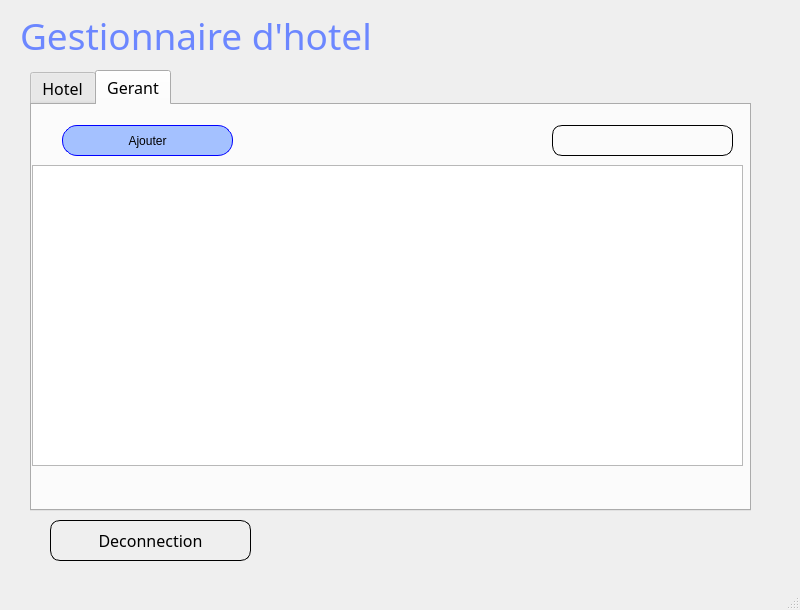
<?xml version="1.0" encoding="UTF-8"?>
<ui version="4.0">
 <class>Admin</class>
 <widget class="QMainWindow" name="Admin">
  <property name="geometry">
   <rect>
    <x>0</x>
    <y>0</y>
    <width>800</width>
    <height>610</height>
   </rect>
  </property>
  <property name="minimumSize">
   <size>
    <width>800</width>
    <height>610</height>
   </size>
  </property>
  <property name="maximumSize">
   <size>
    <width>800</width>
    <height>610</height>
   </size>
  </property>
  <property name="windowTitle">
   <string>Admin</string>
  </property>
  <property name="windowIcon">
   <iconset>
    <normaloff>C:/Users/PC-QUEREN/Pictures/user (1).png</normaloff>C:/Users/PC-QUEREN/Pictures/user (1).png</iconset>
  </property>
  <widget class="QWidget" name="centralwidget">
   <widget class="QTabWidget" name="tabWidget">
    <property name="geometry">
     <rect>
      <x>30</x>
      <y>70</y>
      <width>721</width>
      <height>441</height>
     </rect>
    </property>
    <property name="font">
     <font>
      <family>Helvetica CE 35 Thin</family>
      <pointsize>12</pointsize>
     </font>
    </property>
    <property name="layoutDirection">
     <enum>Qt::LeftToRight</enum>
    </property>
    <property name="currentIndex">
     <number>1</number>
    </property>
    <property name="tabsClosable">
     <bool>false</bool>
    </property>
    <widget class="QWidget" name="tab">
     <attribute name="title">
      <string>Hotel</string>
     </attribute>
     <widget class="QTableView" name="hotelView">
      <property name="geometry">
       <rect>
        <x>0</x>
        <y>60</y>
        <width>711</width>
        <height>301</height>
       </rect>
      </property>
      <property name="font">
       <font>
        <family>Helvetica CE 35 Thin</family>
        <pointsize>12</pointsize>
       </font>
      </property>
      <property name="contextMenuPolicy">
       <enum>Qt::DefaultContextMenu</enum>
      </property>
      <property name="layoutDirection">
       <enum>Qt::LeftToRight</enum>
      </property>
      <property name="alternatingRowColors">
       <bool>true</bool>
      </property>
      <property name="selectionBehavior">
       <enum>QAbstractItemView::SelectRows</enum>
      </property>
      <property name="iconSize">
       <size>
        <width>0</width>
        <height>0</height>
       </size>
      </property>
      <attribute name="horizontalHeaderMinimumSectionSize">
       <number>90</number>
      </attribute>
      <attribute name="horizontalHeaderDefaultSectionSize">
       <number>120</number>
      </attribute>
      <attribute name="verticalHeaderMinimumSectionSize">
       <number>10</number>
      </attribute>
      <attribute name="verticalHeaderDefaultSectionSize">
       <number>30</number>
      </attribute>
     </widget>
     <widget class="QPushButton" name="ajoutAdminBtn">
      <property name="geometry">
       <rect>
        <x>30</x>
        <y>20</y>
        <width>171</width>
        <height>31</height>
       </rect>
      </property>
      <property name="font">
       <font>
        <family>Helvetica CE 35 Thin</family>
        <pointsize>12</pointsize>
       </font>
      </property>
      <property name="styleSheet">
       <string notr="true">background-color: rgb(164, 193, 255);
border: 1px solid blue; 
border-radius: 15px;
padding:5px;
</string>
      </property>
      <property name="text">
       <string>Ajouter</string>
      </property>
     </widget>
     <widget class="QLineEdit" name="rechercheHotelEdit">
      <property name="geometry">
       <rect>
        <x>520</x>
        <y>20</y>
        <width>181</width>
        <height>31</height>
       </rect>
      </property>
      <property name="font">
       <font>
        <family>Helvetica CE 35 Thin</family>
        <pointsize>11</pointsize>
       </font>
      </property>
      <property name="styleSheet">
       <string notr="true">QLineEdit {
    background-color: transparent;
    color: black;
	border: 1px solid black;
	border-radius:10px ;
}
</string>
      </property>
     </widget>
     <widget class="QLabel" name="label_2">
      <property name="geometry">
       <rect>
        <x>860</x>
        <y>30</y>
        <width>16</width>
        <height>16</height>
       </rect>
      </property>
      <property name="text">
       <string/>
      </property>
      <property name="pixmap">
       <pixmap resource="ressource.qrc">:/icon/C:/Users/PC-QUEREN/Downloads/chercher.png</pixmap>
      </property>
      <property name="scaledContents">
       <bool>true</bool>
      </property>
     </widget>
     <widget class="QPushButton" name="pushButton">
      <property name="geometry">
       <rect>
        <x>460</x>
        <y>370</y>
        <width>231</width>
        <height>33</height>
       </rect>
      </property>
      <property name="font">
       <font>
        <family>Calibri Light</family>
        <pointsize>12</pointsize>
       </font>
      </property>
      <property name="styleSheet">
       <string notr="true">border: 1px solid; 
border-radius: 10px;
padding: 6px;
</string>
      </property>
      <property name="text">
       <string>Exporter en pdf</string>
      </property>
     </widget>
     <widget class="QLabel" name="label_4">
      <property name="geometry">
       <rect>
        <x>720</x>
        <y>410</y>
        <width>21</width>
        <height>16</height>
       </rect>
      </property>
      <property name="text">
       <string/>
      </property>
      <property name="pixmap">
       <pixmap resource="ressource.qrc">:/icon/C:/Users/PC-QUEREN/Downloads/telecharger.png</pixmap>
      </property>
      <property name="scaledContents">
       <bool>true</bool>
      </property>
     </widget>
     <widget class="QLabel" name="label_6">
      <property name="geometry">
       <rect>
        <x>670</x>
        <y>30</y>
        <width>16</width>
        <height>16</height>
       </rect>
      </property>
      <property name="text">
       <string/>
      </property>
      <property name="pixmap">
       <pixmap resource="ressource.qrc">:/icon/C:/Users/PC-QUEREN/Downloads/chercher.png</pixmap>
      </property>
      <property name="scaledContents">
       <bool>true</bool>
      </property>
     </widget>
     <widget class="QLabel" name="label_7">
      <property name="geometry">
       <rect>
        <x>490</x>
        <y>380</y>
        <width>16</width>
        <height>16</height>
       </rect>
      </property>
      <property name="text">
       <string/>
      </property>
      <property name="pixmap">
       <pixmap resource="ressource.qrc">:/icon/C:/Users/PC-QUEREN/Downloads/telecharger.png</pixmap>
      </property>
      <property name="scaledContents">
       <bool>true</bool>
      </property>
     </widget>
    </widget>
    <widget class="QWidget" name="Type">
     <attribute name="title">
      <string>Gerant</string>
     </attribute>
     <widget class="QLineEdit" name="rechercheHotelEdit_2">
      <property name="geometry">
       <rect>
        <x>520</x>
        <y>20</y>
        <width>181</width>
        <height>31</height>
       </rect>
      </property>
      <property name="font">
       <font>
        <family>Helvetica CE 35 Thin</family>
        <pointsize>11</pointsize>
       </font>
      </property>
      <property name="styleSheet">
       <string notr="true">QLineEdit {
    background-color: transparent;
    color: black;
	border: 1px solid black;
	border-radius:10px ;
}
</string>
      </property>
     </widget>
     <widget class="QLabel" name="label_8">
      <property name="geometry">
       <rect>
        <x>670</x>
        <y>30</y>
        <width>16</width>
        <height>16</height>
       </rect>
      </property>
      <property name="text">
       <string/>
      </property>
      <property name="pixmap">
       <pixmap resource="ressource.qrc">:/icon/C:/Users/PC-QUEREN/Downloads/chercher.png</pixmap>
      </property>
      <property name="scaledContents">
       <bool>true</bool>
      </property>
     </widget>
     <widget class="QTableView" name="typeChambreView">
      <property name="geometry">
       <rect>
        <x>0</x>
        <y>60</y>
        <width>711</width>
        <height>301</height>
       </rect>
      </property>
      <property name="font">
       <font>
        <family>Helvetica CE 35 Thin</family>
        <pointsize>12</pointsize>
       </font>
      </property>
      <property name="contextMenuPolicy">
       <enum>Qt::DefaultContextMenu</enum>
      </property>
      <attribute name="horizontalHeaderMinimumSectionSize">
       <number>90</number>
      </attribute>
      <attribute name="horizontalHeaderDefaultSectionSize">
       <number>120</number>
      </attribute>
      <attribute name="verticalHeaderMinimumSectionSize">
       <number>10</number>
      </attribute>
      <attribute name="verticalHeaderDefaultSectionSize">
       <number>30</number>
      </attribute>
     </widget>
     <widget class="QPushButton" name="ajoutGerantBtn">
      <property name="geometry">
       <rect>
        <x>30</x>
        <y>20</y>
        <width>171</width>
        <height>31</height>
       </rect>
      </property>
      <property name="styleSheet">
       <string notr="true">background-color: rgb(164, 193, 255);
border: 1px solid blue; 
border-radius: 15px;
padding:5px;
</string>
      </property>
      <property name="text">
       <string>Ajouter</string>
      </property>
     </widget>
    </widget>
   </widget>
   <widget class="QPushButton" name="disconnectAdminBtn">
    <property name="geometry">
     <rect>
      <x>50</x>
      <y>520</y>
      <width>201</width>
      <height>41</height>
     </rect>
    </property>
    <property name="font">
     <font>
      <family>Helvetica CE 35 Thin</family>
      <pointsize>12</pointsize>
     </font>
    </property>
    <property name="styleSheet">
     <string notr="true">border: 1px solid; 
border-radius: 10px;
padding: 6px;
</string>
    </property>
    <property name="text">
     <string>Deconnection</string>
    </property>
   </widget>
   <widget class="QLabel" name="label_3">
    <property name="geometry">
     <rect>
      <x>60</x>
      <y>530</y>
      <width>31</width>
      <height>21</height>
     </rect>
    </property>
    <property name="text">
     <string/>
    </property>
    <property name="pixmap">
     <pixmap resource="ressource.qrc">:/icon/C:/Users/PC-QUEREN/Downloads/connexion (3).png</pixmap>
    </property>
    <property name="scaledContents">
     <bool>true</bool>
    </property>
   </widget>
   <widget class="QLabel" name="label_5">
    <property name="geometry">
     <rect>
      <x>20</x>
      <y>10</y>
      <width>351</width>
      <height>51</height>
     </rect>
    </property>
    <property name="font">
     <font>
      <family>Helvetica CE 35 Thin</family>
      <pointsize>28</pointsize>
     </font>
    </property>
    <property name="styleSheet">
     <string notr="true">color: rgb(108, 135, 255);</string>
    </property>
    <property name="text">
     <string>Gestionnaire d'hotels</string>
    </property>
   </widget>
  </widget>
  <widget class="QMenuBar" name="menubar">
   <property name="geometry">
    <rect>
     <x>0</x>
     <y>0</y>
     <width>800</width>
     <height>21</height>
    </rect>
   </property>
  </widget>
  <widget class="QStatusBar" name="statusbar"/>
 </widget>
 <resources>
  <include location="ressource.qrc"/>
 </resources>
 <connections/>
</ui>
